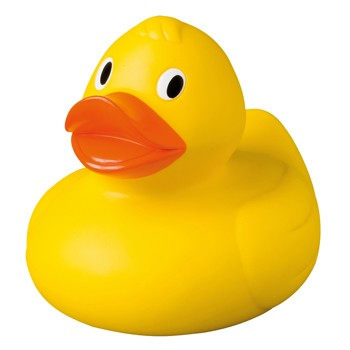
#> input picture openCV/images/product1.png, 350 x 350 px, found by its file name
$ python image.py
#> lines starting #> are read from the running program, lines starting #| are printed output that depends on the picture
import cv2
import time
import sys
import os


def een():
    print("typ a of w\n")
    img_path = 'D:/Ma/Bewijzenmap/leerjaar 2/periode 2/F2M6BO/openCV/images/product1.png'
    img = cv2.imread(img_path, -1)
#> img is the input picture: shape (350, 350, 3); mean B, G, R 121.9, 213.1, 243.8
    img = cv2.resize(img, (420, 69))
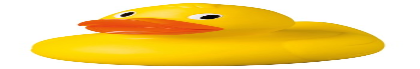
#> img: shape (69, 420, 3); mean B, G, R 121.9, 213, 243.8

    cv2.imshow('Image', img)
    cv2.waitKey(1)

    key_pressed = cv2.waitKey(0) & 0xFF
#> (key Esc is pressed here)
    if key_pressed == ord('a'):
        cv2.destroyAllWindows()
        twee()

    if key_pressed == ord('w'):
        cv2.destroyAllWindows()
        drie()


def twee():
    os.system("cls")
    img = cv2.imread('D:/Ma/Bewijzenmap/leerjaar 2/periode 2/F2M6BO/openCV/images/product1.png', -1)
    img = cv2.resize(img, (69, 420))

    cv2.imshow('Image', img)
    cv2.waitKey(0)
    cv2.destroyAllWindows()

def drie():
    os.system("cls")
    img = cv2.imread('D:/Ma/Bewijzenmap/leerjaar 2/periode 2/F2M6BO/openCV/images/product1.png', -1)
    img = cv2.resize(img, (420, 420))

    (h, w) = img.shape[:2]
    (cX, cY) = (w // 2, h // 2)

    M = cv2.getRotationMatrix2D((cX, cY), -90, 1.0)
    rotated = cv2.warpAffine(img, M, (w, h))

    cv2.imshow('Rotated by -90 degrees', rotated)
    cv2.waitKey(0)
    cv2.destroyAllWindows()

een()
